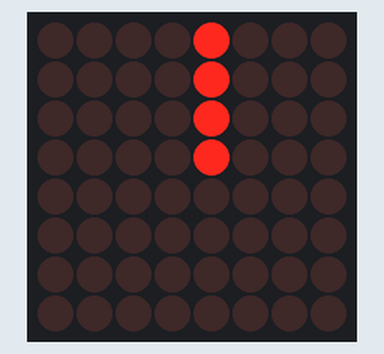
Recording of a sketch running on a simulated Arduino Uno, built with avr-gcc and run on an emulated ATmega328P. Shown: 8×8 LED matrix.

Above: at 0.01 s.
At 0.4 s:
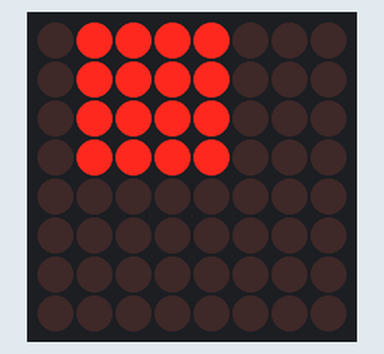
At 5.97 s:
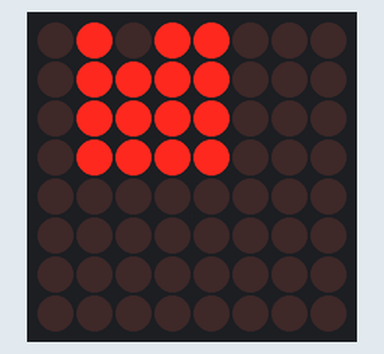

The sketch:

Carolina_Con_15.ino.ino
```cpp
#include "LedControl.h"

#define DATA 8
#define CLK 7
#define LOAD 6

LedControl lc=LedControl(DATA, CLK, LOAD, 1);

void setup() {
     lc.shutdown(0,false);
     lc.setIntensity(0,0);
     lc.clearDisplay(0);
     testpattern(100);
}

void clear() {
     lc.clearDisplay(0);
}

void clear(unsigned long dt) {
     delay(dt);
     lc.clearDisplay(0);
}

void setl(int x, int y, bool power) {
     lc.setLed(0, x, 4-y, power);
}

void setl(int z, bool power) {
     lc.setLed(0, z%4, z/4, power);
}

void setx(int x, bool power) {
     for (int y=0;y<4;y++) {
         setl(x, y, power);
     }
}

void sety(int y, bool power) {
     for (int x=0;x<4;x++) {
         setl(x, y, power);
     }
}

void testpattern(unsigned int d) {
  for (int i=0;i<4;i++) {
    sety(i, true);
    delay(d);
  }
}

void pattern0(unsigned int d) {
     boolean value;
     for (int i=0;i<68;i++) {
         value = ((i%8) < 4) || (i>64);
         if ( (i%2) + (i%3) % 2 == 0 ) {
        setx(i%4, value);
     } else {
       sety(i%4, value);
     }
     delay(d);
     }

}

void pattern1(unsigned int d) {
    for (int i=0;i<128;i++) {
        setl( (i-(i%16)) + ((i%16) + (i%12)), (i%8>4) );
        delay(d);
    }
}


void patternC(unsigned int d) {
  for (int i=0;i<10;i++) {
    sety(0, true);
    sety(3, true);
    setx(0, true);
    clear(50);
  }
}

void patternAll(unsigned int d) {
  for(int ii=0;ii<10;ii++) {
    setx(0,true);
    setx(1,true);
    setx(2,true);
    setx(3,true);
    clear(50);
  }
}

unsigned int dt = 80;

void loop() {
     clear(dt);
     pattern0(dt);
}
```

Measured:
- by itself, everything shown: repeats every 5.6 s, in 68 steps
